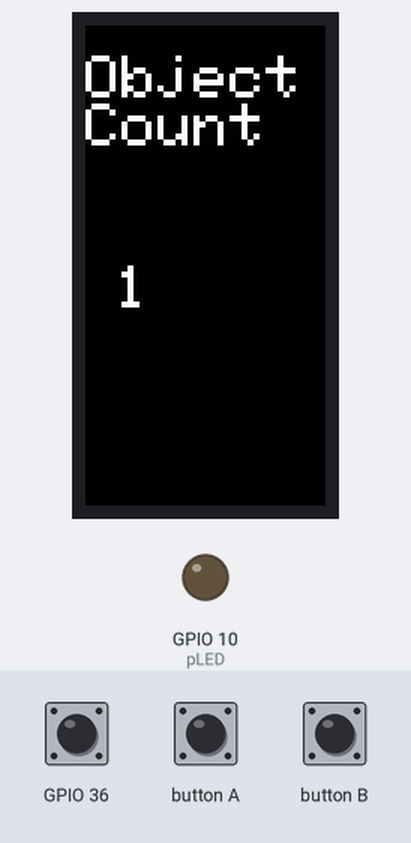
Bench run of a sketch on a simulated ESP32-S3. Shown: 80×160 colour display, output pins drawn as LEDs (lit = HIGH). The inputs (shaded band) are chosen by the test bench; at power-on: GPIO 36 HIGH. What the sketch prints to the serial monitor is not drawn.

Above: at 3.5 s.
3.6 s: GPIO 36 pulled LOW for 1.15 s
At 5.6 s:
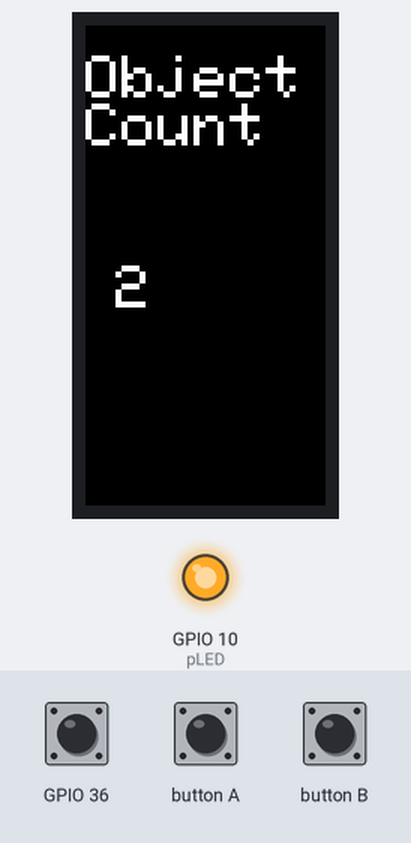
6.2 s: GPIO 36 pulled LOW for 1.15 s
At 7.7 s:
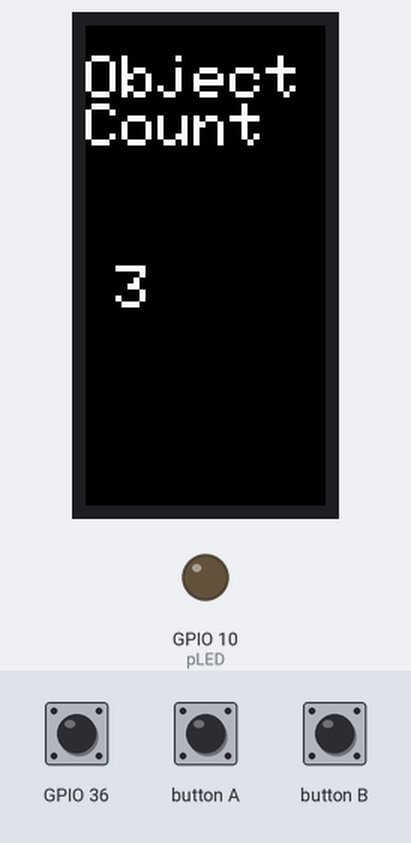
8.8 s: GPIO 36 pulled LOW for 3.2 s
At 11.2 s:
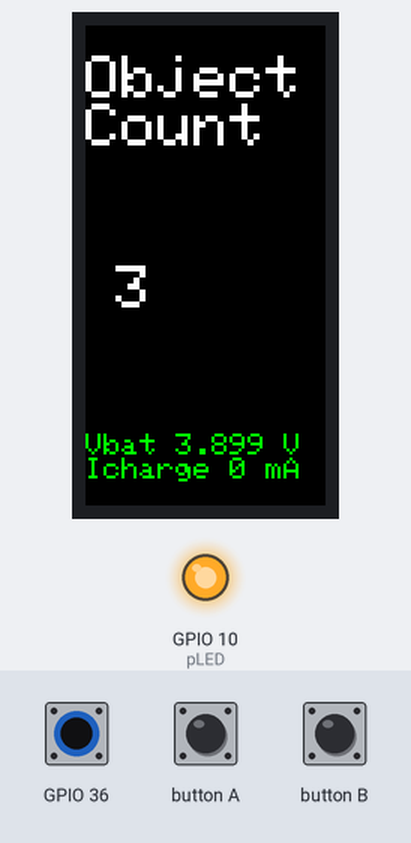
Timing chart, 0 to 20.5 s (numbered marks = the images above; inputs shaded):
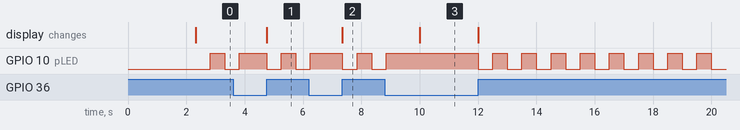

Measured:
- after the input at 3.6 s, the display: changes after 1.2 s (image 1)
- after the input at 6.2 s, the display: changes after 1.2 s (image 2)
- after the input at 8.8 s, the display: changes after 1.2 s (image 3)
- by itself, GPIO 10 (pLED): repeats every 1.0 s: LOW 0.50 s, HIGH 0.50 s

The sketch:

M5StickC_PIR.ino
```cpp
/*
 * File: M5StickC_PIR.ino
 *
 * PIR Hat connected to M5StickC to count objects
 *
 * 2020-08-31 Claus Kühnel (info@ckuehnel.ch)
 */

#include <M5StickC.h>

#define INFO 0
#define DEBUG 1
#define BAUDRATE 115200

const int pLED = 10;
const uint16_t PERIOD = 10000;
unsigned long now = millis();
uint16_t count = 0;

void setup()
{
  Serial.begin(BAUDRATE);
  delay(2000);              // wait for serial monitor
  if (INFO)  printInfo();

  if (DEBUG)
  {
    Serial.println(F("Object counting by PIR Hat on M5StickC..."));
    Serial.println(F("\nInitializing..."));
  }

  M5.begin();
  M5.Lcd.begin();
  M5.Lcd.setRotation(0);
  M5.Lcd.fillScreen( BLACK );
  M5.Lcd.setTextColor(WHITE);
  M5.Lcd.setCursor(0, 10, 1);
  M5.Lcd.setTextSize(2);
  M5.Lcd.println("ObjectCount");

  Wire.begin(); // internal I2C Bus

  pinMode(pLED, OUTPUT); digitalWrite(pLED, HIGH);
  pinMode(36,INPUT_PULLUP);

  if (DEBUG) Serial.println(F("Running...")); //last line in setup()
}

void loop()
{
  M5.Lcd.setCursor(10, 80, 1);
  M5.Lcd.setTextSize(2);
  M5.Lcd.setTextColor(WHITE);

  if (digitalRead(36))
  {
    M5.Lcd.fillRect(0, 80, 160,16, BLACK);
    M5.Lcd.println(++count);
  }

  while(digitalRead(36))
  {
    digitalWrite(pLED, LOW);
    delay(500);
    digitalWrite(pLED, HIGH);
    delay(500);
  }
  if (millis() - now > PERIOD)
  {
    now = millis();
    float vbat = M5.Axp.GetVbatData() * 1.1 / 1000;
    M5.Lcd.fillRect(0, 136, 160,16, BLACK);
    M5.Lcd.setCursor(0, 136, 1);
    M5.Lcd.setTextSize(1);
    m5.Lcd.setTextColor(GREEN);
    M5.Lcd.printf("Vbat %.3f V\r\n", vbat);
    int charge = M5.Axp.GetIchargeData() / 2;
    M5.Lcd.printf("Icharge %d mA\r\n", charge);
    Serial.printf("Vbat: %.3f V  Icharge: %d mA\r\n",vbat, charge);
  }
  M5.update();
}

/*--------------------------------------------------------------*/

void printInfo()
{
  // Compile file path (internal file of compilation proccess)
  Serial.print("\nFile "); Serial.println(__FILE__);

  String s1 = __DATE__;
  String s2 = __TIME__;

  // Date of compilation
  Serial.print("Compilation @ "); Serial.println(s1 + " " + s2);

  // Arduino IDE SW version
  Serial.print("ARDUINO IDE v"); Serial.println(ARDUINO);

  // Oscillator frequency
  Serial.print("CPU Clock in MHz: "); Serial.println(F_CPU/1E6);
}
```
